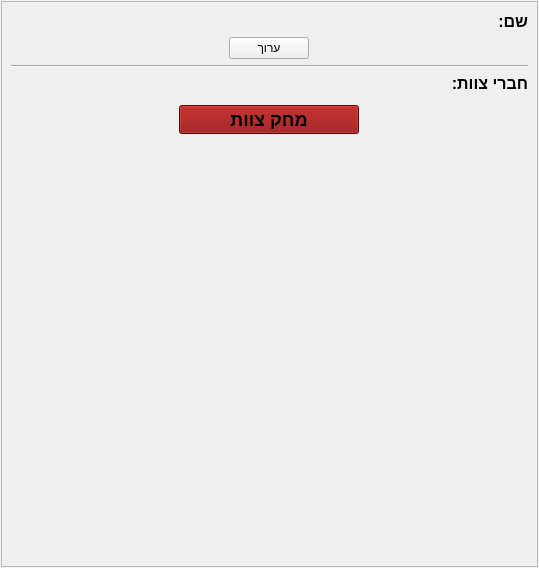
<?xml version="1.0" encoding="UTF-8"?>
<ui version="4.0">
 <class>TeamWidget</class>
 <widget class="QWidget" name="TeamWidget">
  <property name="geometry">
   <rect>
    <x>0</x>
    <y>0</y>
    <width>539</width>
    <height>568</height>
   </rect>
  </property>
  <property name="windowTitle">
   <string>Form</string>
  </property>
  <property name="layoutDirection">
   <enum>Qt::RightToLeft</enum>
  </property>
  <layout class="QVBoxLayout" name="verticalLayout">
   <property name="leftMargin">
    <number>1</number>
   </property>
   <property name="topMargin">
    <number>1</number>
   </property>
   <property name="rightMargin">
    <number>1</number>
   </property>
   <property name="bottomMargin">
    <number>1</number>
   </property>
   <item>
    <widget class="QScrollArea" name="scrollArea">
     <property name="widgetResizable">
      <bool>true</bool>
     </property>
     <widget class="QWidget" name="scrollAreaWidgetContents">
      <property name="geometry">
       <rect>
        <x>0</x>
        <y>0</y>
        <width>535</width>
        <height>564</height>
       </rect>
      </property>
      <layout class="QVBoxLayout" name="verticalLayout_3">
       <item>
        <layout class="QFormLayout" name="formLayout">
         <item row="0" column="0">
          <widget class="QLabel" name="label">
           <property name="styleSheet">
            <string notr="true">font-size:16px;font-weight:bold;</string>
           </property>
           <property name="text">
            <string>שם:</string>
           </property>
          </widget>
         </item>
         <item row="0" column="1">
          <layout class="QHBoxLayout" name="horizontalLayout_4">
           <item>
            <widget class="QLabel" name="teamNameLbl">
             <property name="text">
              <string/>
             </property>
            </widget>
           </item>
           <item>
            <spacer name="horizontalSpacer_2">
             <property name="orientation">
              <enum>Qt::Horizontal</enum>
             </property>
             <property name="sizeHint" stdset="0">
              <size>
               <width>40</width>
               <height>20</height>
              </size>
             </property>
            </spacer>
           </item>
          </layout>
         </item>
        </layout>
       </item>
       <item>
        <layout class="QHBoxLayout" name="horizontalLayout">
         <item>
          <spacer name="horizontalSpacer">
           <property name="orientation">
            <enum>Qt::Horizontal</enum>
           </property>
           <property name="sizeHint" stdset="0">
            <size>
             <width>40</width>
             <height>20</height>
            </size>
           </property>
          </spacer>
         </item>
         <item>
          <widget class="QPushButton" name="editBtn">
           <property name="styleSheet">
            <string notr="true">text-align: center;</string>
           </property>
           <property name="text">
            <string>ערוך</string>
           </property>
           <property name="icon">
            <iconset resource="mainwindow.qrc">
             <normaloff>:/assets/edit.png</normaloff>:/assets/edit.png</iconset>
           </property>
          </widget>
         </item>
         <item>
          <spacer name="horizontalSpacer_3">
           <property name="orientation">
            <enum>Qt::Horizontal</enum>
           </property>
           <property name="sizeHint" stdset="0">
            <size>
             <width>40</width>
             <height>20</height>
            </size>
           </property>
          </spacer>
         </item>
        </layout>
       </item>
       <item>
        <widget class="Line" name="line">
         <property name="lineWidth">
          <number>1</number>
         </property>
         <property name="midLineWidth">
          <number>0</number>
         </property>
         <property name="orientation">
          <enum>Qt::Horizontal</enum>
         </property>
        </widget>
       </item>
       <item>
        <widget class="QLabel" name="label_2">
         <property name="styleSheet">
          <string notr="true">font-size:16px;font-weight:bold;</string>
         </property>
         <property name="text">
          <string>חברי צוות:</string>
         </property>
        </widget>
       </item>
       <item>
        <widget class="QWidget" name="widget" native="true">
         <layout class="QVBoxLayout" name="verticalLayout_2">
          <property name="leftMargin">
           <number>80</number>
          </property>
          <property name="topMargin">
           <number>0</number>
          </property>
          <property name="rightMargin">
           <number>80</number>
          </property>
          <property name="bottomMargin">
           <number>0</number>
          </property>
          <item>
           <layout class="QHBoxLayout" name="horizontalLayout_2">
            <item>
             <widget class="ParticipantTableWidget" name="participantTableWidget" native="true"/>
            </item>
           </layout>
          </item>
         </layout>
        </widget>
       </item>
       <item>
        <layout class="QHBoxLayout" name="horizontalLayout_3">
         <item>
          <spacer name="horizontalSpacer_5">
           <property name="orientation">
            <enum>Qt::Horizontal</enum>
           </property>
           <property name="sizeHint" stdset="0">
            <size>
             <width>40</width>
             <height>20</height>
            </size>
           </property>
          </spacer>
         </item>
         <item>
          <widget class="QPushButton" name="deleteTeamBtn">
           <property name="sizePolicy">
            <sizepolicy hsizetype="Fixed" vsizetype="Fixed">
             <horstretch>0</horstretch>
             <verstretch>0</verstretch>
            </sizepolicy>
           </property>
           <property name="minimumSize">
            <size>
             <width>180</width>
             <height>0</height>
            </size>
           </property>
           <property name="styleSheet">
            <string notr="true">font-weight:bold;font-size:18px;background:darkred;text-align: center;</string>
           </property>
           <property name="text">
            <string>מחק צוות</string>
           </property>
           <property name="icon">
            <iconset resource="mainwindow.qrc">
             <normaloff>:/assets/remove.png</normaloff>:/assets/remove.png</iconset>
           </property>
           <property name="iconSize">
            <size>
             <width>18</width>
             <height>18</height>
            </size>
           </property>
          </widget>
         </item>
         <item>
          <spacer name="horizontalSpacer_4">
           <property name="orientation">
            <enum>Qt::Horizontal</enum>
           </property>
           <property name="sizeHint" stdset="0">
            <size>
             <width>40</width>
             <height>20</height>
            </size>
           </property>
          </spacer>
         </item>
        </layout>
       </item>
       <item>
        <spacer name="verticalSpacer">
         <property name="orientation">
          <enum>Qt::Vertical</enum>
         </property>
         <property name="sizeHint" stdset="0">
          <size>
           <width>20</width>
           <height>40</height>
          </size>
         </property>
        </spacer>
       </item>
      </layout>
     </widget>
    </widget>
   </item>
  </layout>
 </widget>
 <customwidgets>
  <customwidget>
   <class>ParticipantTableWidget</class>
   <extends>QWidget</extends>
   <header>gui.ParticipantTableWidget</header>
   <container>1</container>
  </customwidget>
 </customwidgets>
 <resources>
  <include location="mainwindow.qrc"/>
 </resources>
 <connections/>
</ui>
